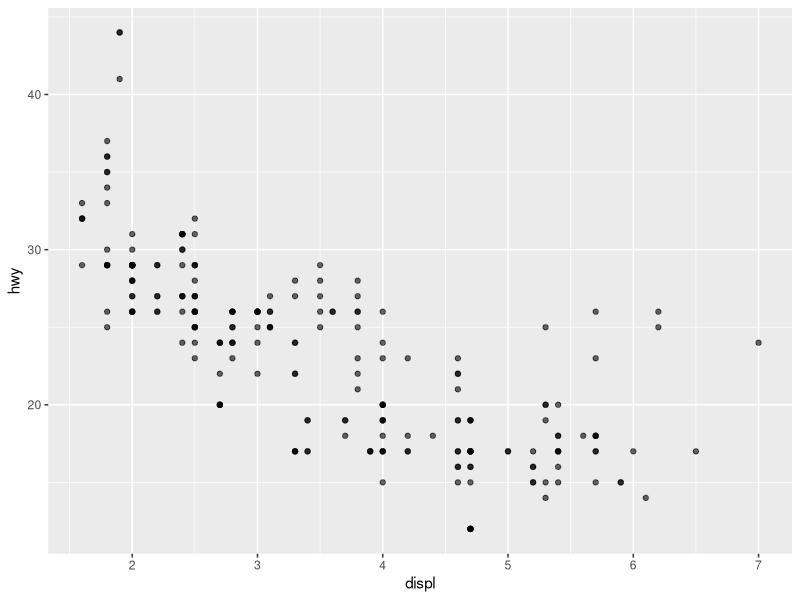
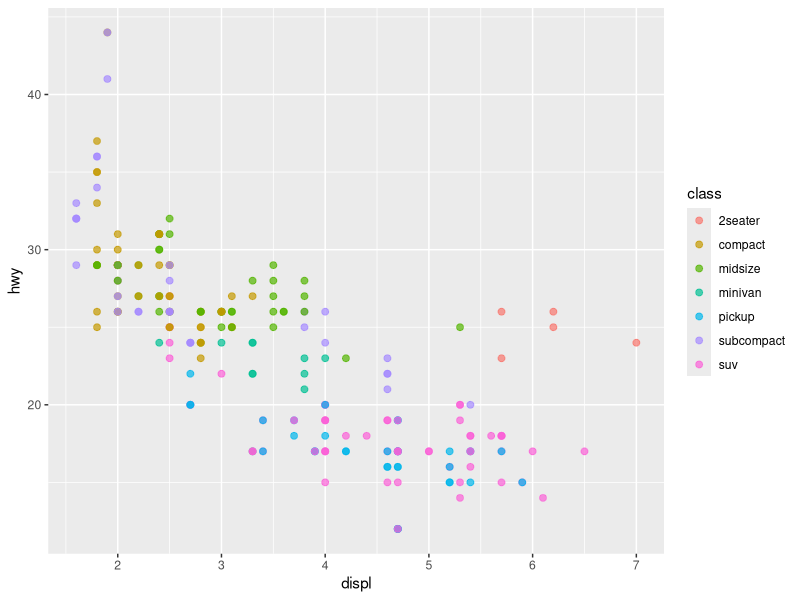
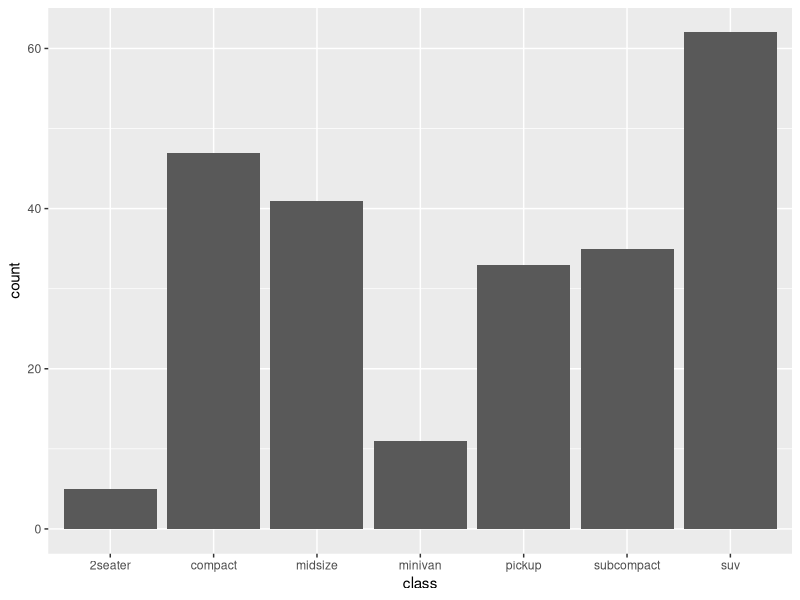
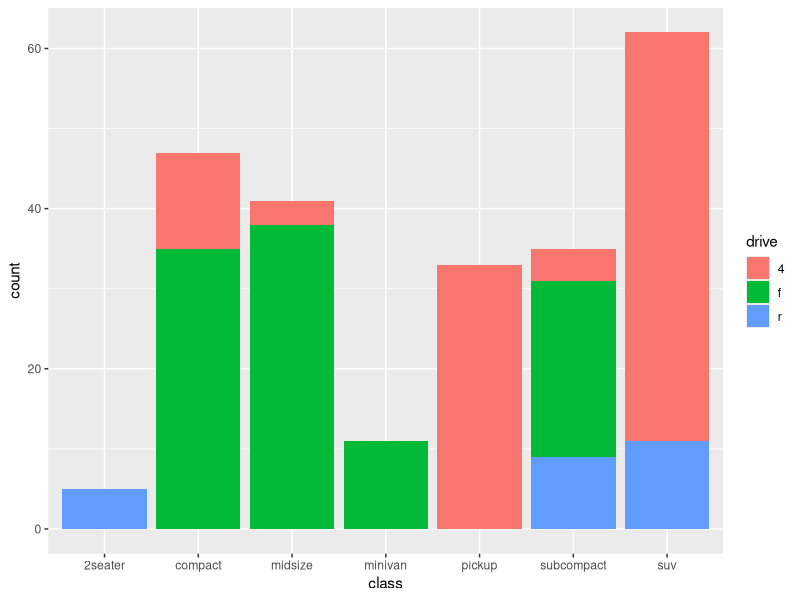
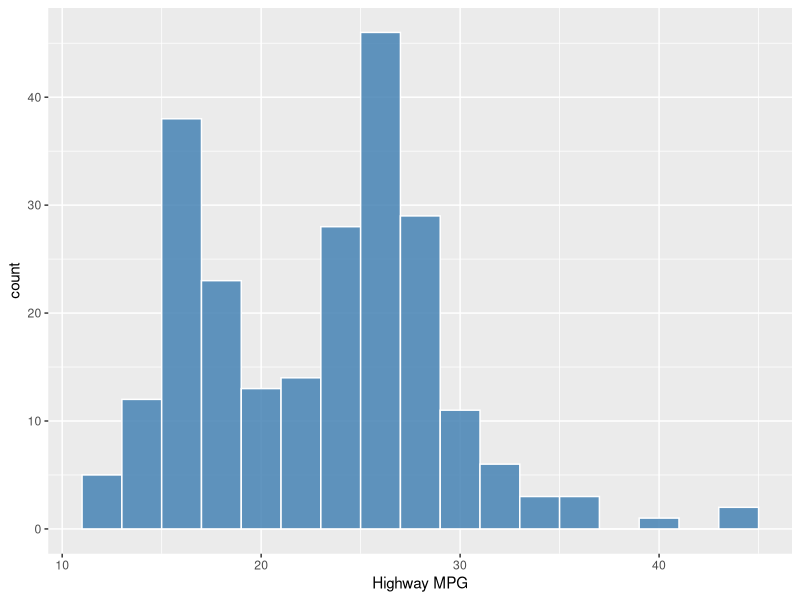
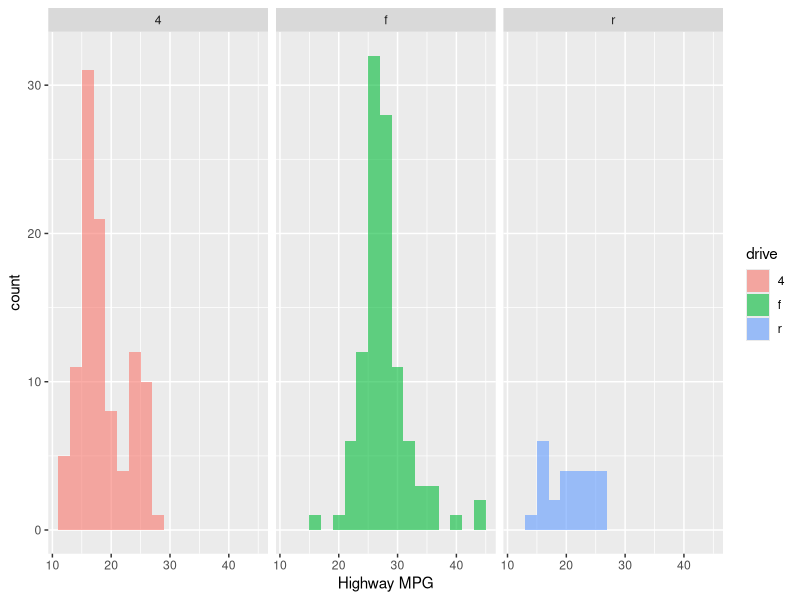
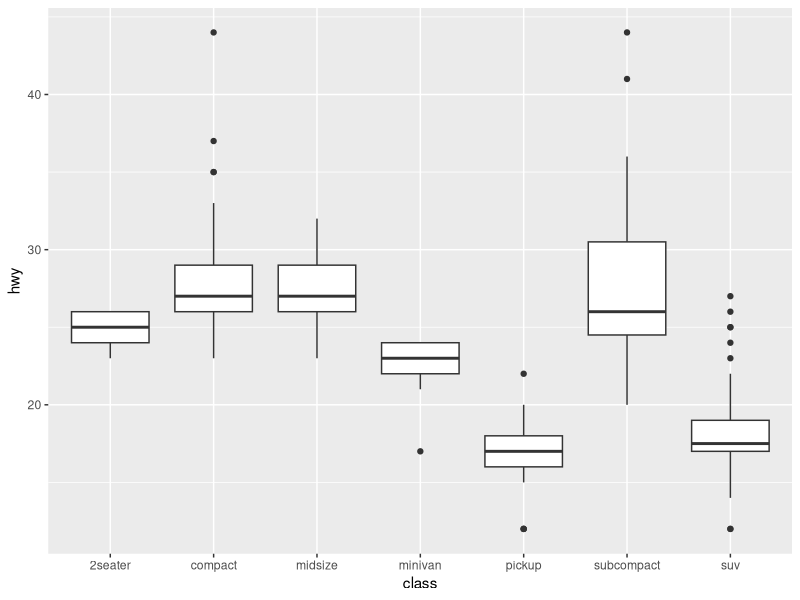
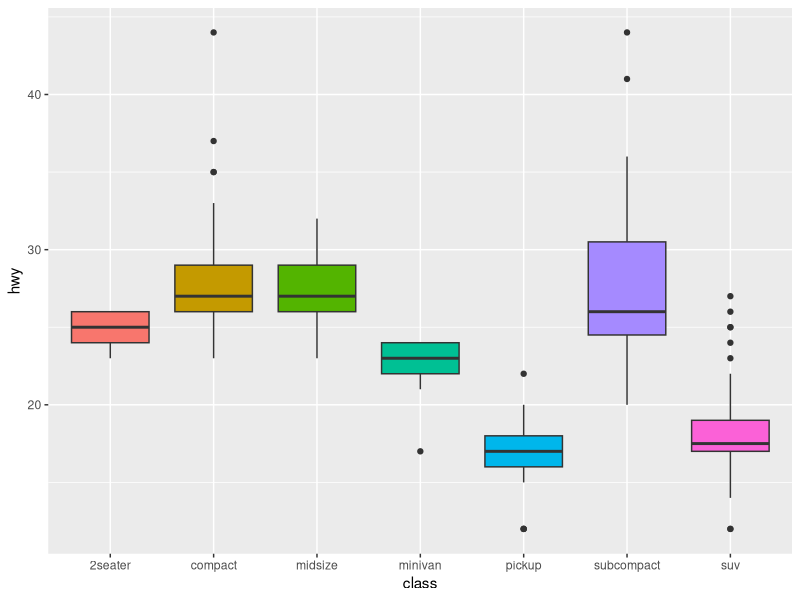

The R source for these figures, in order:
# R
library(ggplot2)
library(dplyr)

data(mpg)
datacars <- mpg

# Task 1
p1  <- ggplot(datacars, aes(x = displ, y = hwy)) +
  geom_point(alpha = 0.6)
p1b <- ggplot(datacars, aes(x = displ, y = hwy, color = class)) +
  geom_point(size = 2, alpha = 0.7)

# Task 2
p2a <- ggplot(datacars, aes(x = class)) +
  geom_bar() +
  labs(y = "count")
p2b <- ggplot(datacars, aes(x = class, fill = drv)) +
  geom_bar() +
  labs(y = "count", fill = "drive")

# Task 3
p3a <- ggplot(datacars, aes(x = hwy)) +
  geom_histogram(binwidth = 2, fill = "steelblue", color = "white", alpha = 0.85) +
  labs(x = "Highway MPG")
p3b <- ggplot(datacars, aes(x = hwy, fill = drv)) +
  geom_histogram(binwidth = 2, alpha = 0.6, position = "identity") +
  facet_wrap(~ drv) +
  labs(x = "Highway MPG", fill = "drive")

# Task 4
p4a <- ggplot(datacars, aes(x = class, y = hwy)) +
  geom_boxplot()
p4b <- ggplot(datacars, aes(x = class, y = hwy, fill = class)) +
  geom_boxplot() +
  theme(legend.position = "none")

# Task 5
p5 <- ggplot(datacars, aes(x = displ, y = cty)) +
  geom_point(alpha = 0.6) +
  facet_wrap(~ drv) +
  labs(x = "Displacement (L)", y = "City MPG")

# Task 6 — use Task 1-B with labels and a clean theme
p6 <- p1b +
  labs(
    title = "Engine displacement vs. Highway MPG",
    x = "Engine displacement (liters)",
    y = "Highway MPG",
    color = "Vehicle class"
  ) +
  theme_minimal()

# return list of plots
plots <- list(
  task1_a = p1, task1_b = p1b,
  task2_a = p2a, task2_b = p2b,
  task3_a = p3a, task3_b = p3b,
  task4_a = p4a, task4_b = p4b,
  task5   = p5, task6 = p6
)
plots